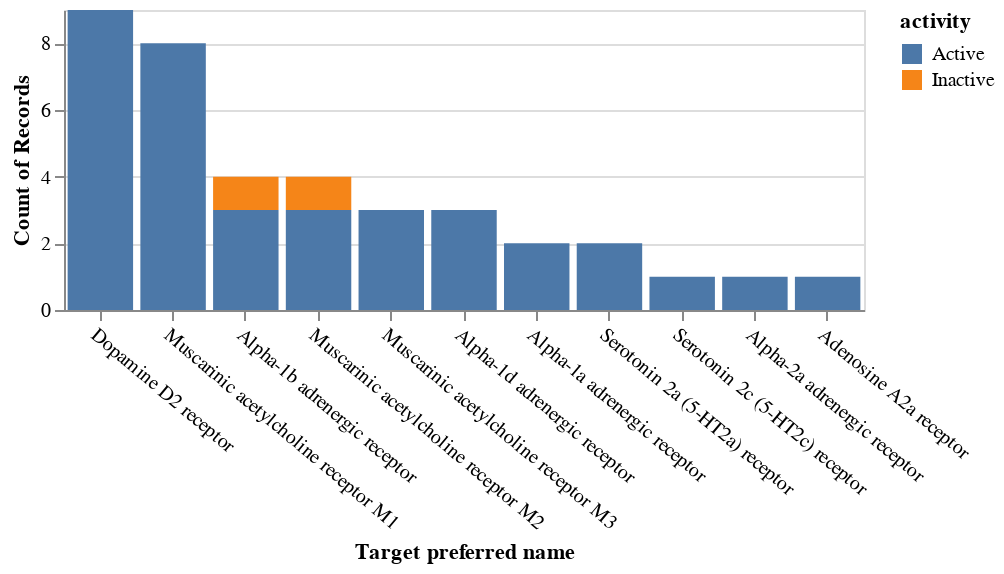

This figure's notebook cell:
### Code cell
ch2

### Figure 1 — Vega-Lite specification as saved in the notebook (floating-point values rounded to 4 significant figures)
{"config": {"view": {"continuousWidth": 400, "continuousHeight": 300}, "axisX": {"labelAngle": 40}}, "data": {"name": "data-f383986412cfad013c4f2136f44efe96"}, "mark": "bar", "encoding": {"color": {"type": "nominal", "field": "activity"}, "order": {"type": "nominal", "field": "activity", "sort": "ascending"}, "x": {"type": "nominal", "field": "pref_name", "sort": "-y", "title": "Target preferred name"}, "y": {"type": "quantitative", "aggregate": "count"}}, "height": 150, "width": 400, "$schema": "https://vega.github.io/schema/vega-lite/v4.8.1.json", "datasets": {"data-f383986412cfad013c4f2136f44efe96": [{"pref_name": "Muscarinic acetylcholine receptor M1", "activity": "Active"}, {"pref_name": "Muscarinic acetylcholine receptor M3", "activity": "Active"}, {"pref_name": "Dopamine D2 receptor", "activity": "Active"}, {"pref_name": "Alpha-1b adrenergic receptor", "activity": "Active"}, {"pref_name": "Muscarinic acetylcholine receptor M1", "activity": "Active"}, {"pref_name": "Muscarinic acetylcholine receptor M2", "activity": "Active"}, {"pref_name": "Alpha-1a adrenergic receptor", "activity": "Active"}, {"pref_name": "Muscarinic acetylcholine receptor M2", "activity": "Inactive"}, {"pref_name": "Dopamine D2 receptor", "activity": "Active"}, {"pref_name": "Muscarinic acetylcholine receptor M1", "activity": "Active"}, {"pref_name": "Dopamine D2 receptor", "activity": "Active"}, {"pref_name": "Muscarinic acetylcholine receptor M3", "activity": "Active"}, {"pref_name": "Muscarinic acetylcholine receptor M2", "activity": "Active"}, {"pref_name": "Serotonin 2a (5-HT2a) receptor", "activity": "Active"}, {"pref_name": "Muscarinic acetylcholine receptor M1", "activity": "Active"}, {"pref_name": "Alpha-1b adrenergic receptor", "activity": "Inactive"}, {"pref_name": "Alpha-1d adrenergic receptor", "activity": "Active"}, {"pref_name": "Dopamine D2 receptor", "activity": "Active"}, {"pref_name": "Alpha-1d adrenergic receptor", "activity": "Active"}, {"pref_name": "Dopamine D2 receptor", "activity": "Active"}, {"pref_name": "Dopamine D2 receptor", "activity": "Active"}, {"pref_name": "Muscarinic acetylcholine receptor M1", "activity": "Active"}, {"pref_name": "Serotonin 2c (5-HT2c) receptor", "activity": "Active"}, {"pref_name": "Serotonin 2a (5-HT2a) receptor", "activity": "Active"}, {"pref_name": "Dopamine D2 receptor", "activity": "Active"}, {"pref_name": "Alpha-2a adrenergic receptor", "activity": "Active"}, {"pref_name": "Alpha-1a adrenergic receptor", "activity": "Active"}, {"pref_name": "Adenosine A2a receptor", "activity": "Active"}, {"pref_name": "Alpha-1b adrenergic receptor", "activity": "Active"}, {"pref_name": "Dopamine D2 receptor", "activity": "Active"}, {"pref_name": "Muscarinic acetylcholine receptor M1", "activity": "Active"}, {"pref_name": "Muscarinic acetylcholine receptor M1", "activity": "Active"}, {"pref_name": "Muscarinic acetylcholine receptor M2", "activity": "Active"}, {"pref_name": "Muscarinic acetylcholine receptor M1", "activity": "Active"}, {"pref_name": "Alpha-1d adrenergic receptor", "activity": "Active"}, {"pref_name": "Muscarinic acetylcholine receptor M3", "activity": "Active"}, {"pref_name": "Alpha-1b adrenergic receptor", "activity": "Active"}, {"pref_name": "Dopamine D2 receptor", "activity": "Active"}]}}
